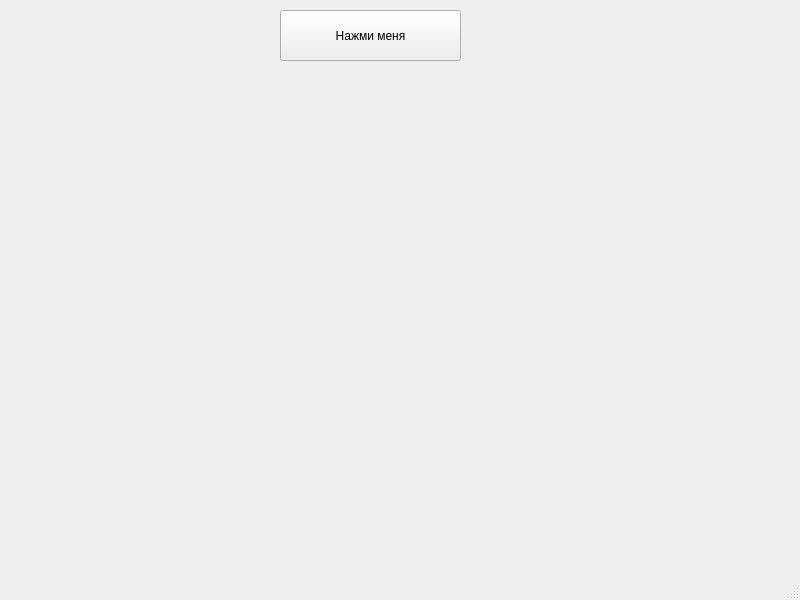
<?xml version="1.0" encoding="UTF-8"?>
<ui version="4.0">
 <class>MainWindow</class>
 <widget class="QMainWindow" name="MainWindow">
  <property name="geometry">
   <rect>
    <x>0</x>
    <y>0</y>
    <width>800</width>
    <height>600</height>
   </rect>
  </property>
  <property name="windowTitle">
   <string>MainWindow</string>
  </property>
  <widget class="QWidget" name="centralwidget">
   <widget class="QPushButton" name="pushButton">
    <property name="geometry">
     <rect>
      <x>280</x>
      <y>10</y>
      <width>181</width>
      <height>51</height>
     </rect>
    </property>
    <property name="text">
     <string>Нажми меня</string>
    </property>
   </widget>
  </widget>
  <widget class="QMenuBar" name="menubar">
   <property name="geometry">
    <rect>
     <x>0</x>
     <y>0</y>
     <width>800</width>
     <height>21</height>
    </rect>
   </property>
  </widget>
  <widget class="QStatusBar" name="statusbar"/>
 </widget>
 <resources/>
 <connections/>
</ui>
